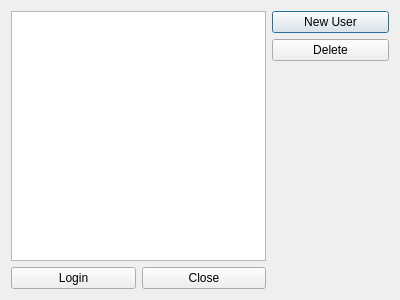
<?xml version="1.0" encoding="UTF-8"?>
<ui version="4.0">
 <class>Login</class>
 <widget class="QDialog" name="Login">
  <property name="windowModality">
   <enum>Qt::NonModal</enum>
  </property>
  <property name="geometry">
   <rect>
    <x>0</x>
    <y>0</y>
    <width>400</width>
    <height>300</height>
   </rect>
  </property>
  <property name="windowTitle">
   <string>Login</string>
  </property>
  <layout class="QGridLayout" name="gridLayout">
   <item row="0" column="2">
    <widget class="QPushButton" name="newUserPB">
     <property name="text">
      <string>New User</string>
     </property>
    </widget>
   </item>
   <item row="1" column="2">
    <widget class="QPushButton" name="delUserPB">
     <property name="text">
      <string>Delete</string>
     </property>
    </widget>
   </item>
   <item row="2" column="2">
    <spacer name="verticalSpacer">
     <property name="orientation">
      <enum>Qt::Vertical</enum>
     </property>
     <property name="sizeHint" stdset="0">
      <size>
       <width>20</width>
       <height>211</height>
      </size>
     </property>
    </spacer>
   </item>
   <item row="3" column="0">
    <widget class="QPushButton" name="loginPB">
     <property name="text">
      <string>Login</string>
     </property>
    </widget>
   </item>
   <item row="3" column="1">
    <widget class="QPushButton" name="closePB">
     <property name="text">
      <string>Close</string>
     </property>
    </widget>
   </item>
   <item row="3" column="2">
    <spacer name="horizontalSpacer">
     <property name="orientation">
      <enum>Qt::Horizontal</enum>
     </property>
     <property name="sizeHint" stdset="0">
      <size>
       <width>117</width>
       <height>20</height>
      </size>
     </property>
    </spacer>
   </item>
   <item row="0" column="0" rowspan="3" colspan="2">
    <widget class="QListWidget" name="usersLW"/>
   </item>
  </layout>
 </widget>
 <resources/>
 <connections>
  <connection>
   <sender>closePB</sender>
   <signal>clicked()</signal>
   <receiver>Login</receiver>
   <slot>reject()</slot>
   <hints>
    <hint type="sourcelabel">
     <x>188</x>
     <y>277</y>
    </hint>
    <hint type="destinationlabel">
     <x>328</x>
     <y>242</y>
    </hint>
   </hints>
  </connection>
  <connection>
   <sender>loginPB</sender>
   <signal>clicked()</signal>
   <receiver>Login</receiver>
   <slot>accept()</slot>
   <hints>
    <hint type="sourcelabel">
     <x>58</x>
     <y>282</y>
    </hint>
    <hint type="destinationlabel">
     <x>340</x>
     <y>200</y>
    </hint>
   </hints>
  </connection>
 </connections>
</ui>
